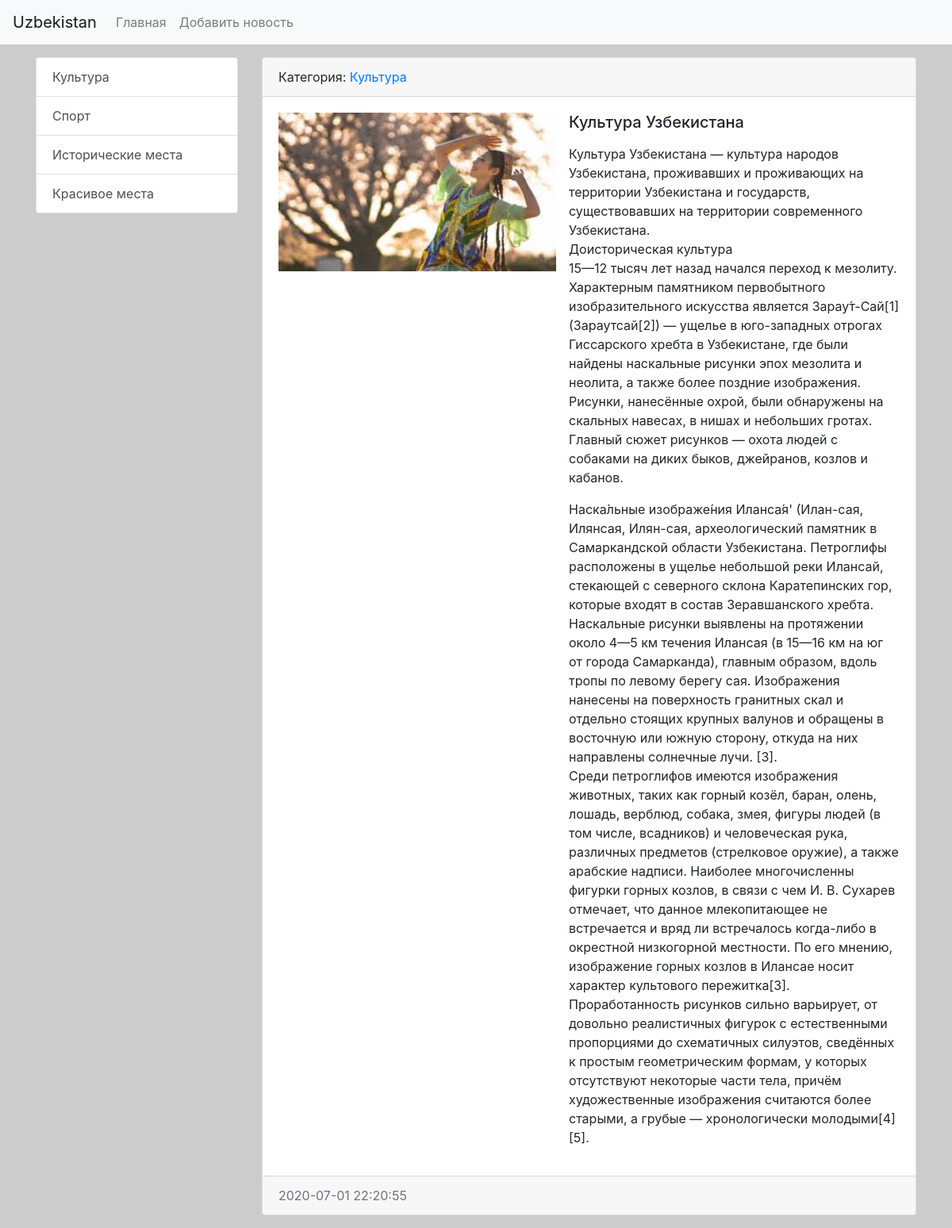
/news/12/, run on the app's committed database.
### news/models.py (models this page shows, shortened)
class Category(models.Model):
    title = models.CharField(max_length=150, db_index=True, verbose_name="name of category")
    def get_absolute_url(self):
        return reverse('category', kwargs={"category_id": self.pk})
    def __str__(self):
        return self.title
    class Meta:
        verbose_name = 'category'
        verbose_name_plural = 'Категории'
        ordering = ['title']

class News(models.Model):
    title = models.CharField(max_length=150)
    content = models.TextField(blank=True)
    created_at = models.DateTimeField(auto_now_add=True)
    updated_at = models.DateTimeField(auto_now=True)
    photo = models.ImageField(upload_to='photos/%Y/%m/%d', blank=True)
    is_published = models.BooleanField(default=True)
    category = models.ForeignKey('Category', on_delete=models.PROTECT)
    views = models.IntegerField(default=0)
    class Meta:
        verbose_name = 'Новость'
        verbose_name_plural = 'Новости'
        ordering = ['created_at']

### news/views.py (the view)
# urls.py: path('news/<int:pk>/', ViewNews.as_view(), name='view_news'),
class ViewNews(DetailView):
    model = News
    context_object_name = 'news_item'

### news/templatetags/news_tags.py (called while the page is built)
@register.inclusion_tag('news/list_categories.html')
def show_categories(arg1='Hello', arg2='world'):
    categories = Category.objects.annotate(cnt=Count('news')).filter(cnt__gt=0)
    return {"categories": categories, "arg1": arg1, "arg2": arg2 }

### news/templates/news/news_detail.html (shortened to what this page needs)
{% extends 'base.html' %}
{% block sidebar %}
                  {% include 'inc/_sidebar.html' %}
{% endblock %}
{% block content %}
           <div class="card mb-3">
                  <div class="card-header">
                      Категория: <a href="{{news_item.category.get_absolute_url }}"> {{ news_item.category }} </a>
                  </div>
                  <div class="card-body">
                    <div class = "media">
                        {% if news_item.photo  %}
                        <img src="{{ news_item.photo.url  }}" alt="" width="350"  height="200" class="mr-3">
                        {% else %}
                        <img src=https://picsum.photos/seed/picsum/350/235 alt="">
                        {% endif %}
                        <div class="media-body">
                            <h5 class="card-title">{{ news_item.title }}</h5>
                            <p class="card-text">{{ news_item.content|safe|linebreaks}}</p>
                        </div>
                    </div>
                  </div>
                  <div class="card-footer text-muted">
                    {{ news_item.created_at|date:"Y-m-d H:i:s" }}
                  </div>
                </div>
{% endblock %}

### news/templates/news/list_categories.html
<div class="list-group">
        {% for item in categories %}
         <a href="{{ item.get_absolute_url }}" class="list-group-item list-group-item-action">{{ item.title }}</a>
        {% endfor %}
</div>

### mysite/static/css/style.css (style rules this page uses)
body { background-color: #ccc; }

### data on the page
Category: title "Культура"
Category: title "Спорт"
Category: title "Исторические места"
Category: title "Красивое места"
News: category "Культура", photo (picture), title "Культура Узбекистана", content "Культура Узбекистана — культура народов Узбекистана, проживавших и проживающих на территории Узбекистана и государств, существовавших на территории современного Узбекистана. Доисторическая культура 15—12 тысяч лет назад начался переход к мезолиту. Характерным памятником первобытного изобразительного искусства является Зарау́т-Сай[1] (Зараутсай[2]) — ущелье в юго-западных отрогах Гиссарского хребта в Узбекистане, где были найдены наскальные рисунки эпох мезолита и неолита, а также более поздние изображения. Рисунки, нанесённые охрой, были обнаружены на скальных навесах, в нишах и небольших гротах. Главный сюжет рисунков — охота людей с собаками на диких быков, джейранов, козлов и кабанов.…", created_at "2020-07-01 22:20:55"
